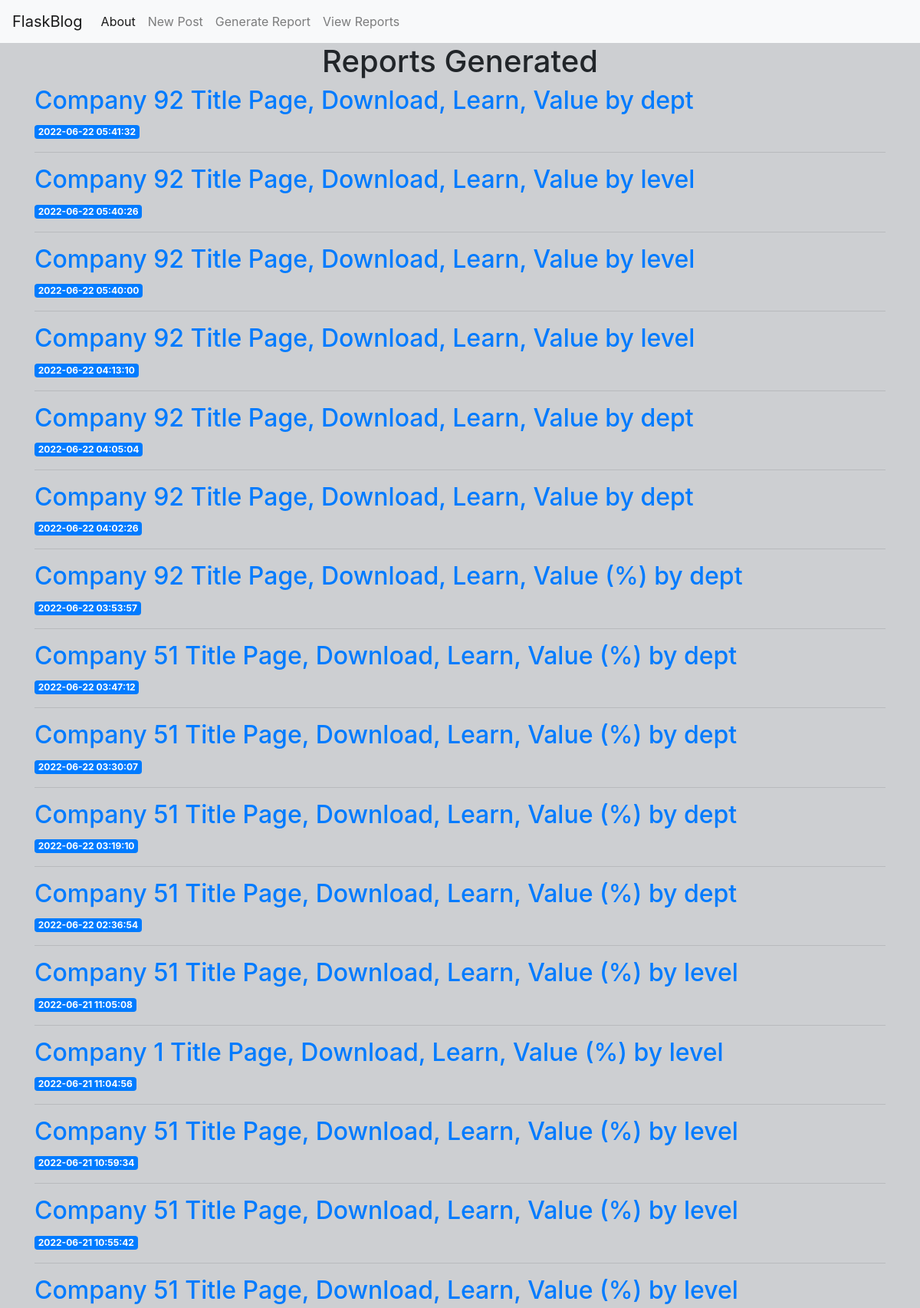
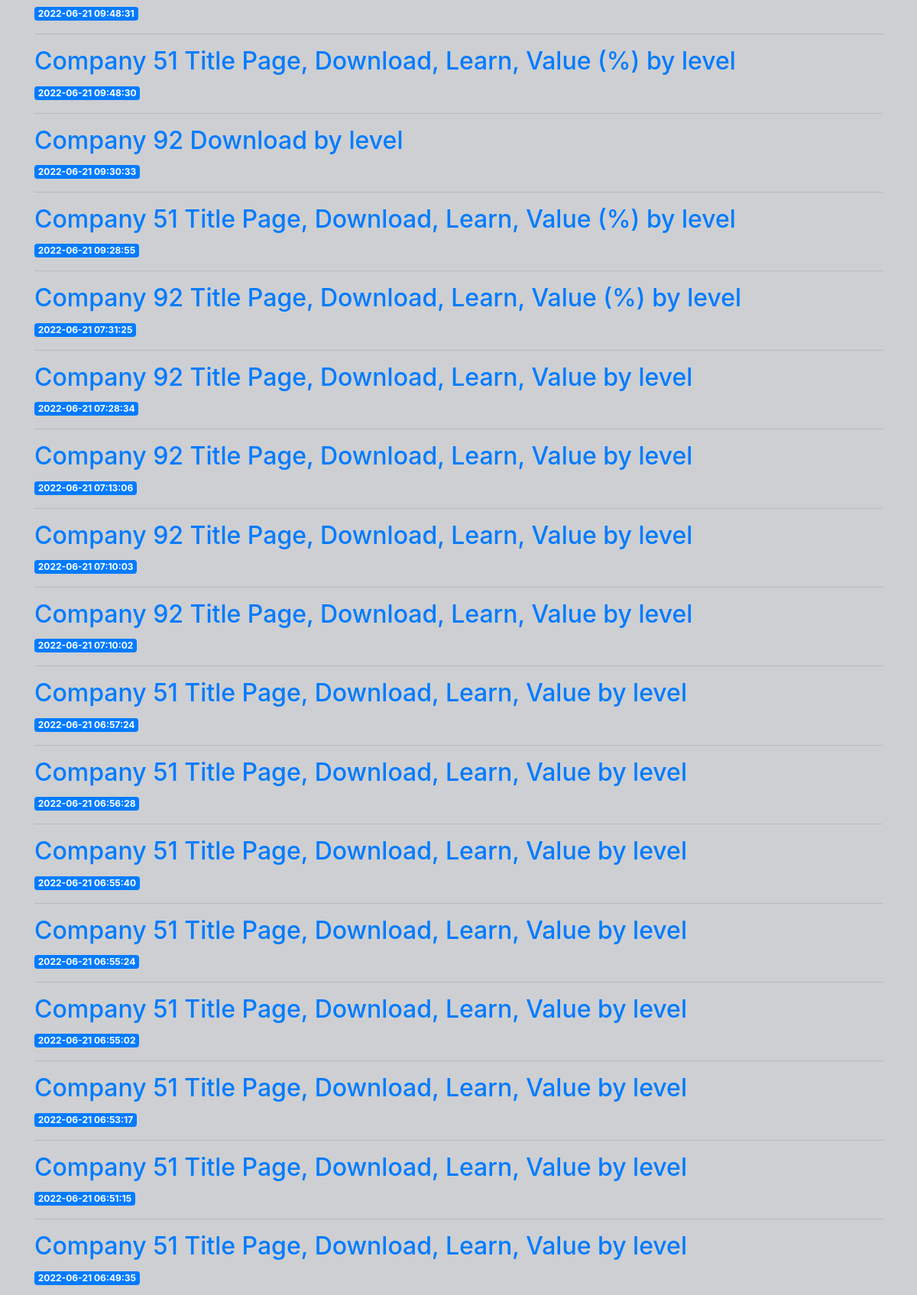
Page /reports (upper part) on the committed database (2 pictures, top to bottom).
### tables this page shows
CREATE TABLE reports (
    id INTEGER PRIMARY KEY AUTOINCREMENT,
    created TIMESTAMP NOT NULL DEFAULT CURRENT_TIMESTAMP,
    companyID INTEGER NOT NULL,
    options TEXT NOT NULL,
    groupBy TEXT NOT NULL,
    startDate DATE NOT NULL,
    endDate DATE NOT NULL
, fileURL TEXT);

### app.py (the view)
@app.route('/reports')
def reports():
    conn = get_db_connection()
    reports = conn.execute('SELECT * FROM reports order by id desc').fetchall()
    conn.close()
    return render_template('reports.html', reports=reports)

### app.py (called while the page is built)
def get_db_connection():
    conn = sqlite3.connect('database.db')
    conn.row_factory = sqlite3.Row
    return conn

### templates/reports.html
{% extends 'base.html' %}
{% block content %}
    <h1 class="text-center">{% block title %} Reports Generated {% endblock %}</h1>
    {% for report in reports %}
        <a href="{{ url_for('report', report_id=report['id']) }}">
            <h2>Company {{ report['companyID'] }} {{ report['options'] }} by {{ report['groupBy'] }} </h2>
        </a>
        <span class="badge badge-primary">{{ report['created'] }}</span>
        <hr>
    {% endfor %}
{% endblock %}

### templates/base.html (shortened to what this page needs)
<!doctype html>
<html lang="en">
  <head>
    <link rel="stylesheet" href="https://stackpath.bootstrapcdn.com/bootstrap/4.3.1/css/bootstrap.min.css">
  </head>
  <body style="background-color: rgb(205, 207, 210);">
    <nav class="navbar navbar-expand-md navbar-light bg-light">
        <a class="navbar-brand" href="{{ url_for('index')}}">FlaskBlog</a>
        <div class="collapse navbar-collapse" id="navbarNav">
            <ul class="navbar-nav">
              <li class="nav-item active">
                <a class="nav-link" href="#">About</a>
              </li>
              <li class="nav-item">
                <a class="nav-link" href="{{url_for('create')}}">New Post</a>
       	      </li>
              <li class="nav-item">
                <a class="nav-link" href="{{url_for('generateReport')}}">Generate Report</a>
              </li>
              <li class="nav-item">
                <a class="nav-link" href="{{url_for('reports')}}">View Reports</a>
              </li>
            </ul>
        </div>
    </nav>
    <div class="container">
    	{% block content %} {% endblock %}
    </div>
  </body>
</html>

### rows in the picture
reports: companyID "92", options "Title Page, Download, Learn, Value", groupBy "dept", created "2022-06-22 05:41:32"
reports: companyID "92", options "Title Page, Download, Learn, Value", groupBy "level", created "2022-06-22 05:40:26"
reports: companyID "92", options "Title Page, Download, Learn, Value", groupBy "level", created "2022-06-22 05:40:00"
reports: companyID "92", options "Title Page, Download, Learn, Value", groupBy "level", created "2022-06-22 04:13:10"
reports: companyID "92", options "Title Page, Download, Learn, Value", groupBy "dept", created "2022-06-22 04:05:04"
reports: companyID "92", options "Title Page, Download, Learn, Value", groupBy "dept", created "2022-06-22 04:02:26"
reports: companyID "92", options "Title Page, Download, Learn, Value (%)", groupBy "dept", created "2022-06-22 03:53:57"
reports: companyID "51", options "Title Page, Download, Learn, Value (%)", groupBy "dept", created "2022-06-22 03:47:12"
reports: companyID "51", options "Title Page, Download, Learn, Value (%)", groupBy "dept", created "2022-06-22 03:30:07"
reports: companyID "51", options "Title Page, Download, Learn, Value (%)", groupBy "dept", created "2022-06-22 03:19:10"
reports: companyID "51", options "Title Page, Download, Learn, Value (%)", groupBy "dept", created "2022-06-22 02:36:54"
reports: companyID "51", options "Title Page, Download, Learn, Value (%)", groupBy "level", created "2022-06-21 11:05:08"
reports: companyID "1", options "Title Page, Download, Learn, Value (%)", groupBy "level", created "2022-06-21 11:04:56"
reports: companyID "51", options "Title Page, Download, Learn, Value (%)", groupBy "level", created "2022-06-21 10:59:34"
reports: companyID "51", options "Title Page, Download, Learn, Value (%)", groupBy "level", created "2022-06-21 10:55:42"
reports: companyID "51", options "Title Page, Download, Learn, Value (%)", groupBy "level", created "2022-06-21 09:48:31"
reports: companyID "51", options "Title Page, Download, Learn, Value (%)", groupBy "level", created "2022-06-21 09:48:30"
reports: companyID "92", options "Download", groupBy "level", created "2022-06-21 09:30:33"
reports: companyID "51", options "Title Page, Download, Learn, Value (%)", groupBy "level", created "2022-06-21 09:28:55"
reports: companyID "92", options "Title Page, Download, Learn, Value (%)", groupBy "level", created "2022-06-21 07:31:25"
reports: companyID "92", options "Title Page, Download, Learn, Value", groupBy "level", created "2022-06-21 07:28:34"
reports: companyID "92", options "Title Page, Download, Learn, Value", groupBy "level", created "2022-06-21 07:13:06"
reports: companyID "92", options "Title Page, Download, Learn, Value", groupBy "level", created "2022-06-21 07:10:03"
reports: companyID "92", options "Title Page, Download, Learn, Value", groupBy "level", created "2022-06-21 07:10:02"
reports: companyID "51", options "Title Page, Download, Learn, Value", groupBy "level", created "2022-06-21 06:57:24"
reports: companyID "51", options "Title Page, Download, Learn, Value", groupBy "level", created "2022-06-21 06:56:28"
reports: companyID "51", options "Title Page, Download, Learn, Value", groupBy "level", created "2022-06-21 06:55:40"
reports: companyID "51", options "Title Page, Download, Learn, Value", groupBy "level", created "2022-06-21 06:55:24"
reports: companyID "51", options "Title Page, Download, Learn, Value", groupBy "level", created "2022-06-21 06:55:02"
reports: companyID "51", options "Title Page, Download, Learn, Value", groupBy "level", created "2022-06-21 06:53:17"
reports: companyID "51", options "Title Page, Download, Learn, Value", groupBy "level", created "2022-06-21 06:51:15"
reports: companyID "51", options "Title Page, Download, Learn, Value", groupBy "level", created "2022-06-21 06:49:35"
